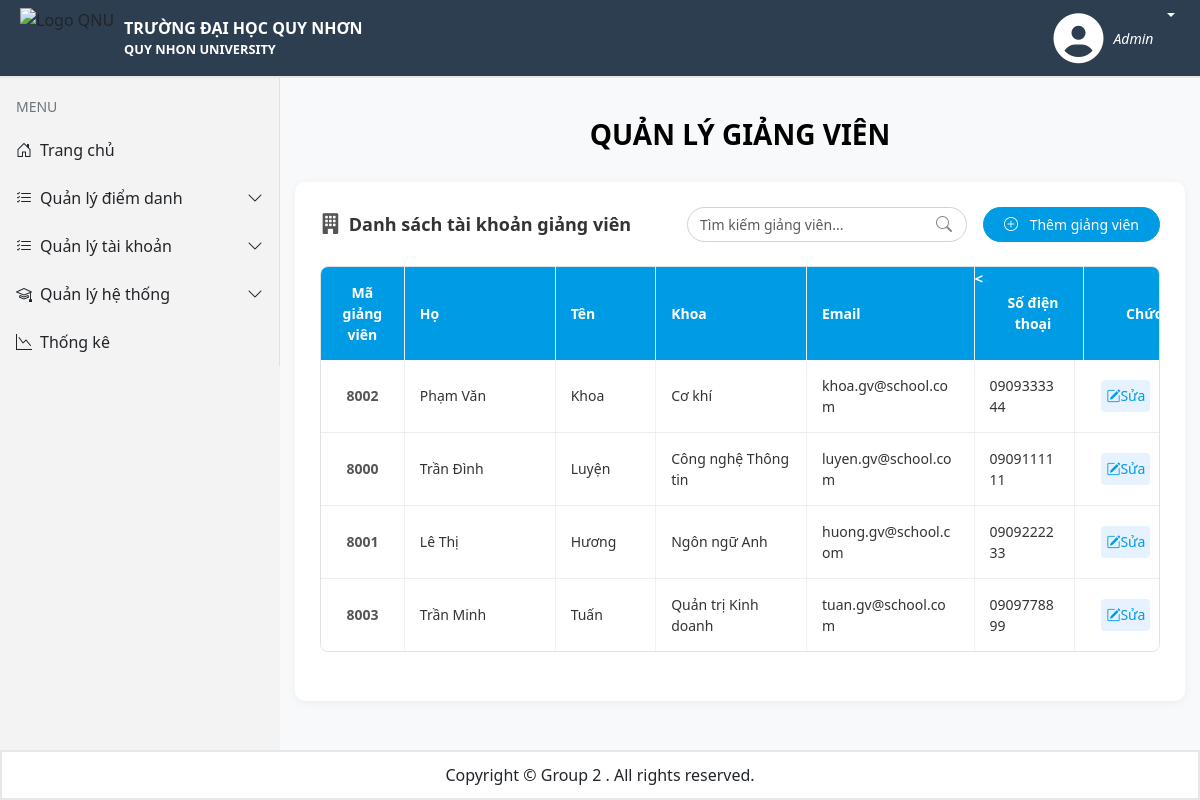
Page /Admin/QuanLyTaiKhoan/GiangVien (signed in) on the earlier database version.
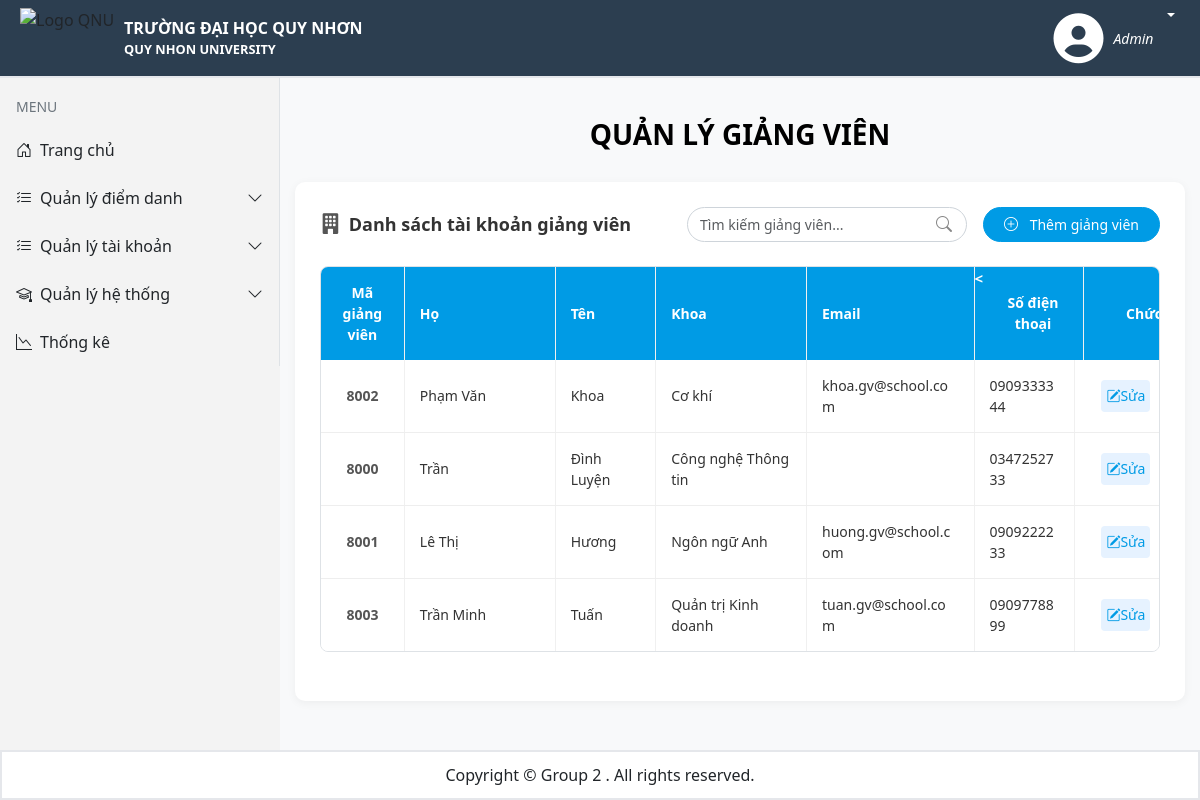
Same page on the later database version.
### tables this page shows
CREATE TABLE `giangvien` (
  `MaGV` int(11) NOT NULL,
  `MaKhoa` varchar(10) DEFAULT NULL
);

CREATE TABLE `account` (
  `UserID` int(11) NOT NULL,
  `Ho` varchar(50) DEFAULT NULL,
  `Ten` varchar(50) DEFAULT NULL,
  `CCCD` varchar(12) DEFAULT NULL,
  `SoDT` varchar(10) DEFAULT NULL,
  `Email` varchar(255) DEFAULT NULL,
  `DiaChi` varchar(255) DEFAULT NULL,
  `NgaySinh` date DEFAULT NULL,
  `GioiTinh` enum('Nam','Nữ') DEFAULT NULL,
  `MatKhau` varchar(255) DEFAULT NULL,
  `AuthToken` varchar(255) DEFAULT NULL,
  `Role` enum('1','2','3') NOT NULL DEFAULT '3'
);

CREATE TABLE `khoa` (
  `MaKhoa` varchar(10) NOT NULL,
  `TenKhoa` varchar(100) NOT NULL
);

### app/Controllers/BaseController.php (called while the page is built, shortened)
<?php
require_once __DIR__ . '/../Models/User.php';
require_once __DIR__ . '/../Config/database.php';
class BaseController
{
    protected function renderAdmin($title, $render,$data = [])
    {
        require_once __DIR__ . "/../Views/layout.php";
    }
}

### app/Controllers/AdminController.php (called while the page is built, shortened)
<?php
    require_once __DIR__ . '/BaseController.php';
    class AdminController extends BaseController
    {
        public function showQuanLyTKGiangVien()
        {
            $userModel = new User();
            if(isset($_GET['search']))
            {
                $dataGV = $userModel->searchTeacherInfo(trim($_GET['search']));
            }
            else
                $dataGV = $userModel->getAllTeacherInfo();
            $this->renderAdmin("Quản lý tài khoản giảng viên", "QLTaiKhoanGV.php", ['listGV' => $dataGV]);
        }
    }
?>

### app/Models/User.php (called while the page is built, shortened)
<?php
    class User
    {
        private $conn;
        public function __construct()
        {
            $this->conn = Database::getConnection();
        }
        public function getAllTeacherInfo()
        {
            $stmt = $this->conn->prepare("SELECT MaGV, Ho, Ten, GioiTinh, NgaySinh, SoDT, CCCD, Email, DiaChi, TenKhoa FROM account
            RIGHT JOIN giangvien on account.UserID = giangvien.MaGV
            LEFT JOIN khoa on giangvien.MaKhoa = khoa.MaKhoa ");
            $stmt->execute();
            $result = $stmt->get_result();
            $data = [];
            while ($row = $result->fetch_assoc()) {
                $data[] = $row;
            }
            return $data;
        }
    }
?>

### app/Config/database.php (called while the page is built, shortened)
<?php
class Database
{
    private static $servername = "localhost";
    private static $username = "root";
    private static $password = "";
    private static $dbname = "diemdanhonline";
    private static $conn = null;
    public static function getConnection()
    {
        if (self::$conn === null) {
            self::$conn = new mysqli(self::$servername, self::$username, self::$password, self::$dbname);
        }
        return self::$conn;
    }
}
?>

### app/Views/Admin/QLTaiKhoanGV.php (the view, shortened to what this page needs)
<!DOCTYPE html>
<html lang="vi">
<head>
    <link rel="stylesheet" href="public/assets/css/qltaikhoan.css">
</head>
<body>
    <div class="page-container">
        <h1 class="main-page-title">QUẢN LÝ giảng viên</h1>
        <div class="custom-card">
            <div class="toolbar-container mb-4">
                <div class="toolbar-left">
                    <div class="toolbar-title">
                        <i class="bi bi-building-fill me-2"></i> <span>Danh sách tài khoản giảng viên</span>
                    </div>
                </div>
                <div class="toolbar-right d-flex align-items-center gap-3">
                    <form action="" method="GET" class="search-wrapper position-relative">
                        <input type="search" name="search" class="form-control search-input" value="<?php echo isset($_GET['search']) ? $_GET['search'] : '' ?>" placeholder="Tìm kiếm giảng viên...">
                        <i class="bi bi-search search-icon"></i>
                    </form>
                    <a href="Admin/QuanLyTaiKhoan/GiangVien/ThemGiangVien" class="btn btn-primary btn-add">
                        <i class="bi bi-plus-circle me-2"></i>
                        Thêm giảng viên
                    </a>
                </div>
            </div>
            <div class="custom-table">
                <div class="table-header">
                    <div class="col-cell c-code">Mã giảng viên</div>
                    <div class="col-cell c-ho">Họ</div>
                    <div class="col-cell c-ten">Tên</div>
                    <div class="col-cell c-lop">Khoa</div>
                    <div class="col-cell email">Email</div>
                    <<div class="col-cell phone">Số điện thoại</div>
                    <div class="col-cell c-action">Chức năng</div>
                </div>
                <div class="table-body">
                    <?php foreach ($data['listGV'] as $sv): ?>
                        <div class="table-row">
                            <div class="col-cell c-code"><?php echo htmlspecialchars($sv['MaGV']); ?></div>
                            <div class="col-cell c-ho"><?php echo htmlspecialchars($sv['Ho']); ?></div>
                            <div class="col-cell c-ten"><?php echo htmlspecialchars($sv['Ten']); ?></div>
                            <div class="col-cell c-lop"><?php echo htmlspecialchars($sv['TenKhoa']); ?></div>
                            <div class="col-cell email"><?php echo htmlspecialchars($sv['Email']); ?></div>
                            <div class="col-cell phone"><?php echo htmlspecialchars($sv['SoDT']); ?></div>
                            <div class="col-cell c-action">
                                <a href="Admin/QuanLyTaiKhoan/GiangVien/SuaGiangVien?MaGV= <?php echo htmlspecialchars($sv['MaGV']) ?>" class="btn-icon btn-edit" title="Sửa"><i class="bi bi-pencil-square"></i>Sửa </a>
                            </div>
                        </div>
                    <?php endforeach; ?>
                </div>
            </div>
        </div>
    </div>
</body>
</html>

Differences in the rows shown:
changed through a linked row, giangvien "Công nghệ Thông tin": MaGV.Ho "Trần Đình" → "Trần"; MaGV.Ten "Luyện" → "Đình Luyện"; MaGV.SoDT "0909111111" → "0347252733"; MaGV.Email "luyen.gv@school.com" → (not shown)
